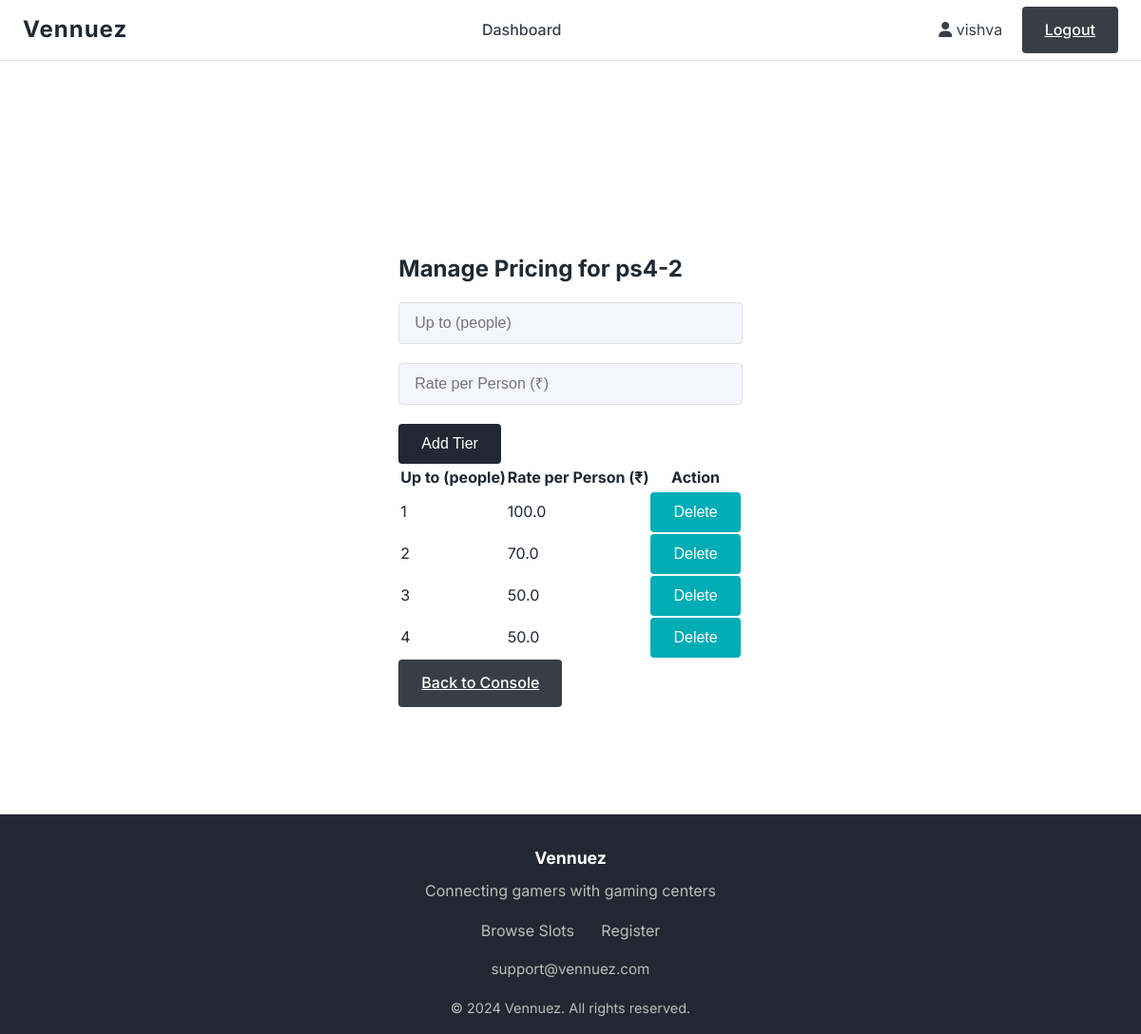
/console/2/pricing (signed in), run on the app's committed database.
### models.py (models this page shows, shortened)
class Console(db.Model):
    __tablename__ = 'consoles'
    id = db.Column(db.Integer, primary_key=True)
    name = db.Column(db.String(100), nullable=False)
    console_type = db.Column(db.String(50), nullable=False)
    hourly_rate = db.Column(db.Float, nullable=False)  # Rate per person per hour
    is_available = db.Column(db.Boolean, default=True)
    created_at = db.Column(db.DateTime, default=datetime.utcnow)
    owner_id = db.Column(db.Integer, db.ForeignKey('owners.id'), nullable=False)
    slots = db.relationship('TimeSlot', backref='console', lazy=True, cascade='all, delete-orphan')

class ConsolePricingTier(db.Model):
    __tablename__ = 'console_pricing_tiers'
    id = db.Column(db.Integer, primary_key=True)
    console_id = db.Column(db.Integer, db.ForeignKey('consoles.id'), nullable=False)
    max_people = db.Column(db.Integer, nullable=False)
    rate_per_person = db.Column(db.Float, nullable=False)

### routes.py (the view, shortened to what this page needs)
@app.route('/console/<int:console_id>/pricing', methods=['GET', 'POST'])
def manage_pricing(console_id):
    if 'user_id' not in session or session.get('user_type') != 'owner':
        flash('Please login as owner', 'error')
        return redirect(url_for('login'))
    console = Console.query.get_or_404(console_id)
    if console.owner_id != session['user_id']:
        flash('Access denied', 'error')
        return redirect(url_for('dashboard'))
    tiers = ConsolePricingTier.query.filter_by(console_id=console_id).order_by(ConsolePricingTier.max_people).all()
    return render_template('manage_pricing.html', console=console, tiers=tiers)

### templates/manage_pricing.html (shortened to what this page needs)
{% extends "base.html" %}
{% block content %}
<div class="container mt-4">
    <h2>Manage Pricing for {{ console.name }}</h2>
    <form method="POST" class="row g-3 mb-4">
        <div class="col-md-4">
            <input type="number" name="max_people" class="form-control" placeholder="Up to (people)" min="1" required>
        </div>
        <div class="col-md-4">
            <input type="number" name="rate_per_person" class="form-control" placeholder="Rate per Person (₹)" step="0.01" min="0" required>
        </div>
        <div class="col-md-4">
            <button type="submit" class="btn btn-primary w-100">Add Tier</button>
        </div>
    </form>
    <table class="table table-bordered">
        <thead>
            <tr>
                <th>Up to (people)</th>
                <th>Rate per Person (₹)</th>
                <th>Action</th>
            </tr>
        </thead>
        <tbody>
            {% for tier in tiers %}
            <tr>
                <td>{{ tier.max_people }}</td>
                <td>{{ tier.rate_per_person }}</td>
                <td>
                    <form method="POST" action="{{ url_for('delete_pricing_tier', console_id=console.id, tier_id=tier.id) }}" style="display:inline;">
                        <button type="submit" class="btn btn-danger btn-sm" onclick="return confirm('Delete this pricing tier?');">Delete</button>
                    </form>
                </td>
            </tr>
            {% endfor %}
        </tbody>
    </table>
    <a href="{{ url_for('console_details', console_id=console.id) }}" class="btn btn-secondary mt-3">Back to Console</a>
</div>
{% endblock %}

### static/css/main.css (style rules this page uses)
:root { --primary: #222831; --secondary: #393e46; --accent: #00adb5; --background: #fff; --text: #222831; --muted: #f5f6fa; --border: #e0e0e0; --success: #00b894; --danger: #e17055; }
* { margin: 0; padding: 0; box-sizing: border-box; }
html, body { height: 100%; overflow-x: hidden; }
body { font-family: 'Inter', Arial, sans-serif; background: var(--background); color: var(--text); min-height: 100vh; line-height: 1.6; }
.btn { background: var(--accent); color: #fff; border: none; border-radius: 4px; padding: 0.5rem 1.25rem; font-size: 1rem; font-weight: 500; cursor: pointer; transition: background 0.2s; outline: none; }
.btn-secondary { background: var(--secondary); color: #fff; }
.container { max-width: 1200px; margin: 0 auto; padding: 96px 1.5rem 2rem 1.5rem; }
.form-control { width: 100%; padding: 0.75rem 1rem; border: 1px solid var(--border); border-radius: 4px; font-size: 1rem; margin-bottom: 1.25rem; background: var(--muted); color: var(--text); transition: border 0.2s; }
.btn { display: inline-flex; align-items: center; justify-content: center; padding: 0.75rem 1.5rem; border-radius: 0.25rem; font-weight: 500; cursor: pointer; transition: all 0.2s; border: none; }
.btn-primary { background: var(--primary); color: white; }
h1, h2, h3, h4, h5 { color: var(--primary); font-weight: 700; margin-bottom: 1rem; }
input, select, textarea { width: 100%; padding: 0.75rem 1rem; border: 1px solid var(--border); border-radius: 4px; font-size: 1rem; margin-bottom: 1.25rem; background: var(--muted); color: var(--text); transition: border 0.2s; }

### data on the page
Console: name "ps4-2"
ConsolePricingTier: max_people "1", rate_per_person "100.0"
ConsolePricingTier: max_people "2", rate_per_person "70.0"
ConsolePricingTier: max_people "3", rate_per_person "50.0"
ConsolePricingTier: max_people "4", rate_per_person "50.0"

### other printed values
{{ session.username }} "vishva"
